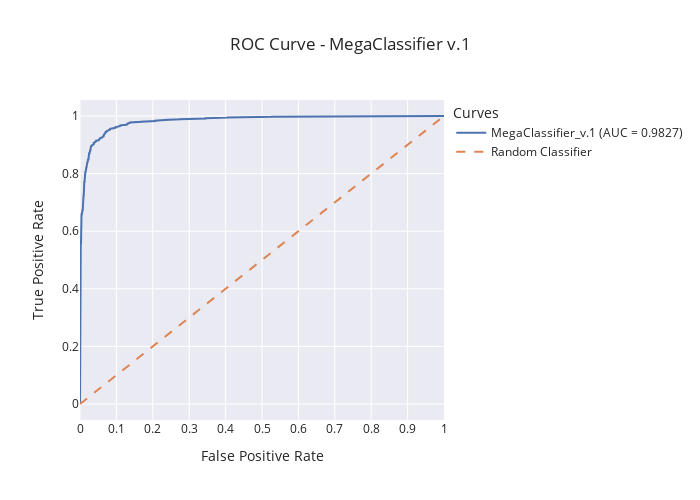

Notebook code for this chart:
### Code cell
import plotly.graph_objects as go
from sklearn.metrics import auc, roc_curve

y_true = test_images.labels

# Calcular la curva ROC
fpr, tpr, thresholds = roc_curve(y_true, y_pred_prob)
roc_auc = auc(fpr, tpr)

# Graficar la curva ROC
fig = go.Figure()

# Curva ROC
fig.add_trace(
    go.Scatter(
        x=fpr, y=tpr, mode="lines", name=f"{model_name}_{version} (AUC = {roc_auc:.4f})"
    )
)

# Línea de referencia (Random Guess)
fig.add_trace(
    go.Scatter(
        x=[0, 1],
        y=[0, 1],
        mode="lines",
        name="Random Classifier",
        line=dict(dash="dash"),
    )
)

# Configurar diseño
fig.update_layout(
    # Receiver Operating Characteristic (ROC)
    title=f"ROC Curve - {model_name} {version}",
    xaxis_title="False Positive Rate",
    yaxis_title="True Positive Rate",
    legend_title="Curves",
    template="seaborn",
    width=700,
    height=500,
    xaxis=dict(
        tickmode="linear",
        tick0=0,
        dtick=0.1,
    ),
)

# Mostrar la gráfica
fig.show()
fig.write_image(f"./reports/figures/roc_curve/{complete_name}_test.png")

### Figure 1 — Plotly figure (JSON) as saved in the notebook; plotly's stock layout.template omitted (floating-point values rounded to 4 significant figures; data arrays with more than 128 entries replaced by an {"elided": "..."} marker saying what was removed)
{"data": [{"mode": "lines", "name": "MegaClassifier_v.1 (AUC = 0.9827)", "type": "scatter", "x": {"elided": "645 float values"}, "y": {"elided": "645 float values"}}, {"line": {"dash": "dash"}, "mode": "lines", "name": "Random Classifier", "type": "scatter", "x": [0, 1], "y": [0, 1]}], "layout": {"height": 500, "legend": {"title": {"text": "Curves"}}, "title": {"text": "ROC Curve - MegaClassifier v.1"}, "width": 700, "xaxis": {"dtick": 0.1, "tick0": 0, "tickmode": "linear", "title": {"text": "False Positive Rate"}}, "yaxis": {"title": {"text": "True Positive Rate"}}}}
